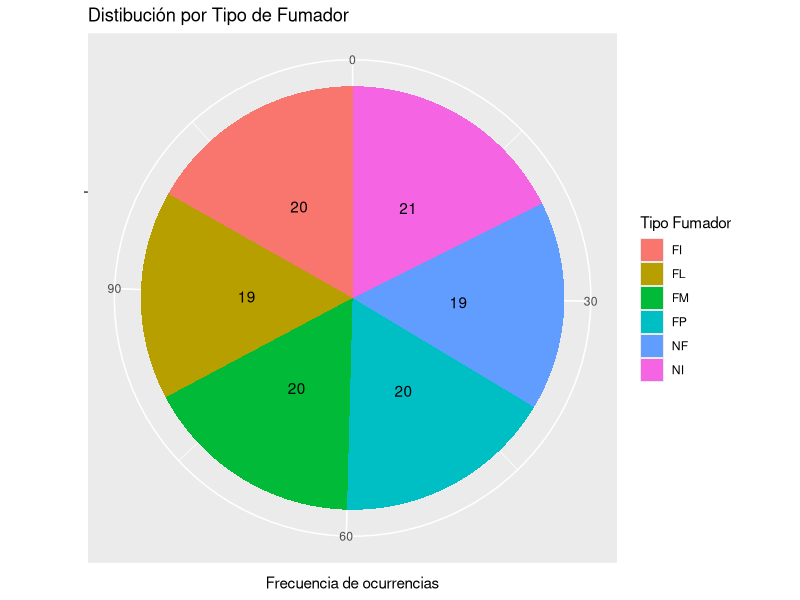
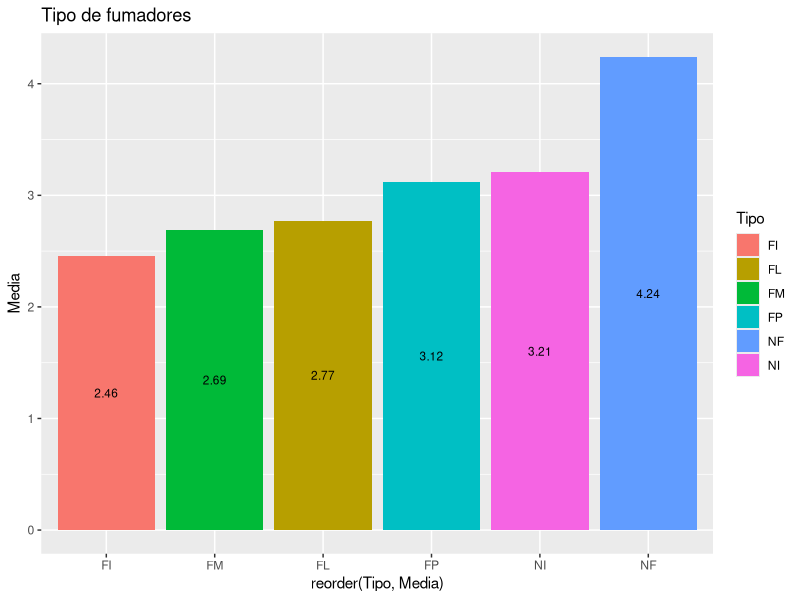
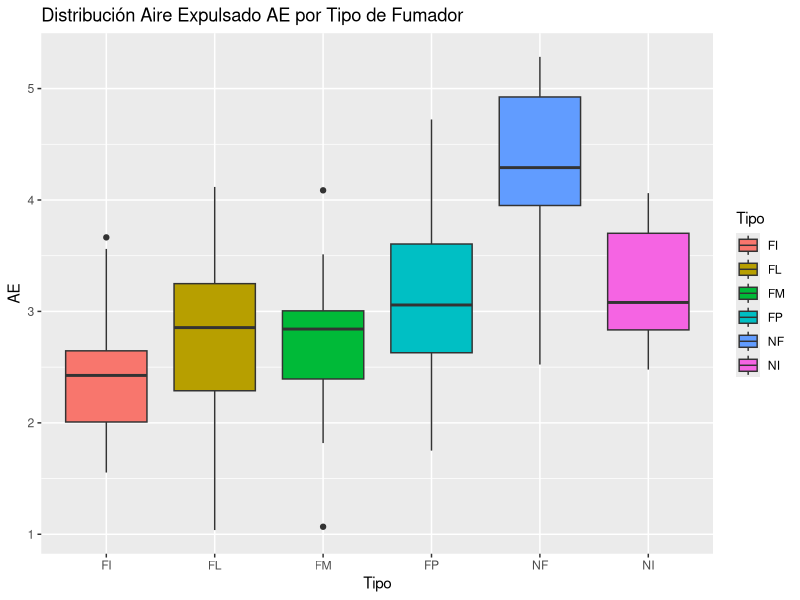
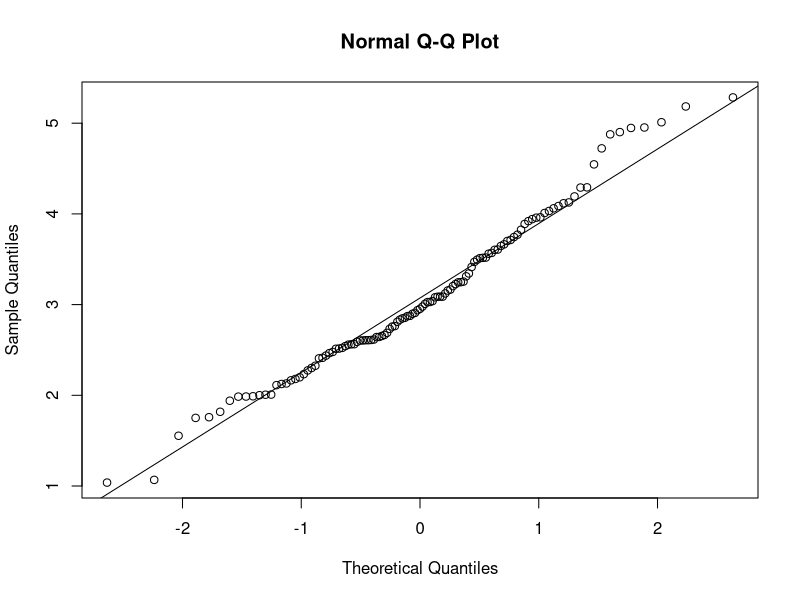

Reproduce these figures in R, in order.
## ---- chunk 1
knitr::opts_chunk$set(echo = TRUE)
## ---- chunk 2
library(knitr)
## ---- chunk 3
df <- read.csv("data/Fumadores.csv")
head(df)
## ---- chunk 4
# Buscando por valores NA
print(unlist(lapply(df, function(x) any(is.na(x)))))

# Reunindo los tipos de variables e imprimindo
res <- sapply(df, class)
kable(data.frame(variables=names(res),clase=as.vector(res)))

summary(df) # se nota (Other) en Tipo, deberíamos tener solo 6 categorías

unique(df$Tipo) # Claramente el problema ha sido detectado - 2 letras minusculas
df <- as.data.frame(sapply(df, toupper))
# Aunque va enseñar solo 2 decimales, R mantiene el número como él era inicialmente
df$AE <- as.numeric(as.character(df$AE))

print(head(df$AE))
str(df)
## ---- chunk 5
kable(summary(df)[,1], # 1 posicion AE
      digits=2, align='l', caption="Estadística descriptiva de la variable AE", col.names = "AE")
## ---- chunk 6
library(ggplot2) # ggplot
category <-  as.data.frame(table(df$Tipo))
category
p <- ggplot(category, aes(x = '', y = Freq, fill = factor(Var1)) ) + geom_bar(width = 1,stat="identity") + coord_polar(theta = "y") +
geom_text(aes(label = Freq), position = position_stack(vjust = 0.5)) + ggtitle("Distibución por Tipo de Fumador")

p + labs(fill = "Tipo Fumador", x ="", y = "Frecuencia de ocurrencias")
###### - distribucion ended ####################

r2 <- setNames(aggregate(df[, c("AE")], list(df$Tipo), mean), c("Tipo", "Media"))
r2 <- r2[order(r2$Media),]
r2

barp <- ggplot(r2, aes(x= reorder(Tipo, Media), y=Media, fill=Tipo, label = format(round(Media, 2), nsmall = 2))) + geom_bar(stat="identity")
barp + ggtitle("Tipo de fumadores") + geom_text(size = 3, position = position_stack(vjust = 0.5))
###### - media por tipo de fumador ended ####################

bp <- ggplot(df, aes(x=Tipo, y=AE, fill=Tipo)) + geom_boxplot()
bp + ggtitle("Distribución Aire Expulsado AE por Tipo de Fumador")
## ---- chunk 7
n <- length(df$AE)
m <- mean(df$AE)

conf.level <- 0.95
z <- qt((1+conf.level)/2, df=n-1)
se <- sd(df$AE)/sqrt(n)
ci <- z * se

range_min <- m - ci
range_max <- m + ci

print(paste("Intervalo de confianza: ", range_min, " hasta ", range_max))

# Confirmando el valor
confirm <- t.test(df$AE, mu=5.0, conf.level = conf.level)
confirm$conf.int
## ---- chunk 8
nrow(df)
no_fumadores <- subset(df, df$Tipo =="NF" | df$Tipo == "FI") # NF - No Fumadores / FP - Fumadores pasivos
fumadores <- subset(df, df$Tipo !="NF" & df$Tipo != "FI")
head(no_fumadores)
tail(no_fumadores)
head(fumadores)
tail(fumadores)

n1 <- length( no_fumadores$AE)
n2 <- length( fumadores$AE)
n1
n2

s1 <- sd( no_fumadores$AE )
s2 <-sd ( fumadores$AE )
s1
s2
## ---- chunk 9
mean1 <- mean( no_fumadores$AE )
mean2 <- mean( fumadores$AE )
mean1
mean2

S <- sqrt( s1^2/n1 + s2^2/n2)
zobs <- (mean1-mean2)/ S
zobs

alfa <- 1-0.95
zcritical <- qnorm( alfa, lower.tail=FALSE )
zcritical

pvalue <- pnorm( abs(zobs), lower.tail=FALSE )
pvalue
## ---- chunk 10
qqnorm(df$AE)
qqline(df$AE)
#bartlett.test(AE)
